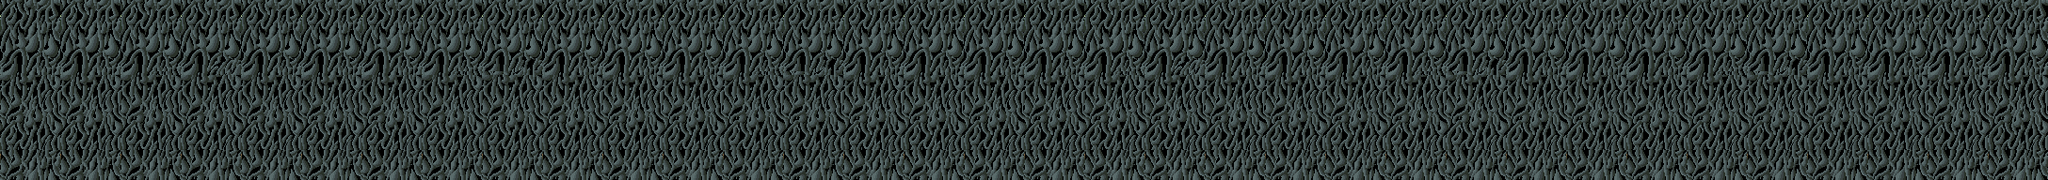

Below is a game level as drawn by its tile map, then a one-line description and the .tmx file that defines it, in full:
An orthogonal 34x12 tile map with 64x16 px tiles, 1 tile layer (Tile Layer 1).

<map version="1.5" tiledversion="1.7.2" orientation="orthogonal" renderorder="right-down" width="34" height="12" tilewidth="64" tileheight="16" infinite="0" nextlayerid="2" nextobjectid="1">
 <tileset firstgid="1" source="level2-Background.tsx" />
 <layer id="1" name="Tile Layer 1" width="34" height="12">
  <data encoding="csv">
91,91,91,91,91,91,91,91,91,91,91,91,91,91,91,91,91,91,91,91,91,91,91,91,91,91,91,91,91,91,91,91,91,91,
98,98,98,98,98,98,98,98,98,98,98,98,98,98,98,98,98,98,98,98,98,98,98,98,98,98,98,98,98,98,98,98,98,98,
113,113,113,113,113,113,113,113,113,113,113,113,113,113,113,113,113,113,113,113,113,113,113,113,113,113,113,113,113,113,113,113,113,113,
120,120,120,120,120,120,120,120,120,120,120,120,120,120,120,120,120,120,120,120,120,120,120,120,120,120,120,120,120,120,120,120,120,120,
36,37,38,126,36,36,37,38,39,36,36,37,38,39,36,36,36,37,38,126,36,36,37,38,39,36,36,37,38,39,36,36,36,36,
148,148,148,148,148,148,148,148,148,148,148,148,148,148,148,148,148,148,148,148,148,148,148,148,148,148,148,148,148,148,148,148,148,148,
154,154,154,154,154,154,154,154,154,154,154,154,154,154,154,154,154,154,154,154,154,154,154,154,154,154,154,154,154,154,154,154,154,154,
161,161,161,161,161,161,161,161,161,161,161,161,161,161,161,161,161,161,161,161,161,161,161,161,161,161,161,161,161,161,161,161,161,161,
168,168,168,168,168,168,168,168,168,168,168,168,168,168,168,168,168,168,168,168,168,168,168,168,168,168,168,168,168,168,168,168,168,168,
176,176,176,176,176,176,176,176,176,176,176,176,176,176,176,176,176,176,176,176,176,176,176,176,176,176,176,176,176,176,176,176,176,176,
184,184,184,184,184,184,184,184,184,184,184,184,184,184,184,184,184,184,184,184,184,184,184,184,184,184,184,184,184,184,184,184,184,184,
134,134,134,134,134,134,134,134,134,134,134,134,134,134,134,134,134,134,134,134,134,134,134,134,134,134,134,134,134,134,134,134,134,134
</data>
 </layer>
</map>